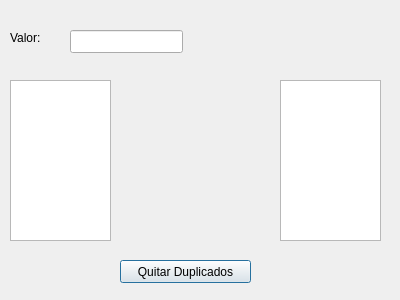
<?xml version="1.0" encoding="UTF-8"?>
<ui version="4.0">
 <class>T2Cartas</class>
 <widget class="QDialog" name="T2Cartas">
  <property name="geometry">
   <rect>
    <x>0</x>
    <y>0</y>
    <width>400</width>
    <height>300</height>
   </rect>
  </property>
  <property name="windowTitle">
   <string>Dialog</string>
  </property>
  <widget class="QLabel" name="label">
   <property name="geometry">
    <rect>
     <x>10</x>
     <y>30</y>
     <width>57</width>
     <height>15</height>
    </rect>
   </property>
   <property name="text">
    <string>Valor:</string>
   </property>
  </widget>
  <widget class="QLineEdit" name="tValor">
   <property name="geometry">
    <rect>
     <x>70</x>
     <y>30</y>
     <width>113</width>
     <height>23</height>
    </rect>
   </property>
  </widget>
  <widget class="QListWidget" name="lwOriginal">
   <property name="geometry">
    <rect>
     <x>10</x>
     <y>80</y>
     <width>101</width>
     <height>161</height>
    </rect>
   </property>
  </widget>
  <widget class="QListWidget" name="lwNew">
   <property name="geometry">
    <rect>
     <x>280</x>
     <y>80</y>
     <width>101</width>
     <height>161</height>
    </rect>
   </property>
  </widget>
  <widget class="QPushButton" name="bQuitar">
   <property name="geometry">
    <rect>
     <x>120</x>
     <y>260</y>
     <width>131</width>
     <height>23</height>
    </rect>
   </property>
   <property name="text">
    <string>Quitar Duplicados</string>
   </property>
  </widget>
 </widget>
 <resources/>
 <connections/>
</ui>
